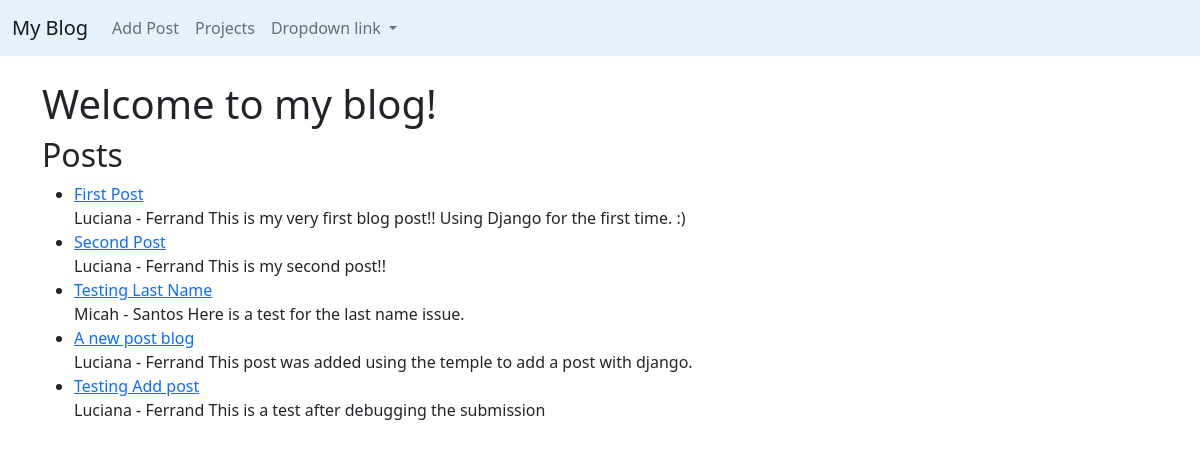
The app's page /, older data.
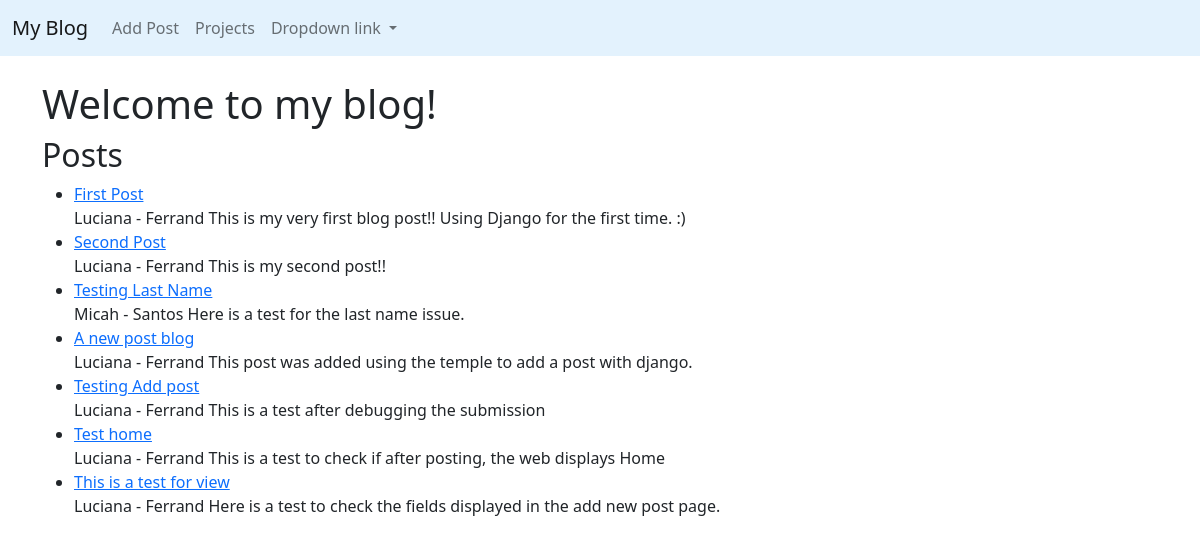
The same page, newer data.
### myblog/models.py (models this page shows, shortened)
class Post(models.Model):
  title = models.CharField(max_length=255)
  title_tag = models.CharField(max_length=255)
  author = models.ForeignKey(User, on_delete=models.CASCADE)
  body = models.TextField()

### myblog/views.py (the view)
# urls.py: path('', HomeView.as_view(), name="home"),
class HomeView(ListView):
  model = Post
  template_name = "home.html"

### myblog/templates/home.html
{%extends 'base.html'%} {%block content%}
<h1>Welcome to my blog!</h1>
<h2>Posts</h2>
<ul>
  {%for post in object_list%}
  <li>
    <a href="{% url 'article-detail' post.pk %} ">{{ post.title }}</a>
  </li>
  {{ post.author.first_name }} - {{ post.author.last_name }} {{ post.body }}
  {%endfor%}
</ul>
{%endblock%}

Row changes from the older to the newer data that the page shows:
added Post: title "Test home", author.first_name "Luciana", author.last_name "Ferrand", body "This is a test to check if after posting, the web displays Home"
added Post: title "This is a test for view", author.first_name "Luciana", author.last_name "Ferrand", body "Here is a test to check the fields displayed in the add new post page."
